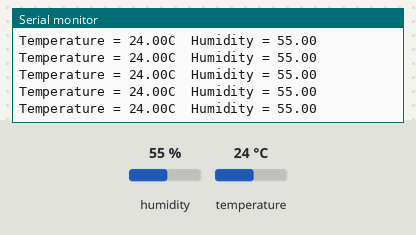
Simulated run of this sketch. Board: Arduino Uno, built with avr-gcc and run on an emulated ATmega328P. Parts: the last lines printed to the serial monitor. The test bench sets the inputs (shaded band); at power-on: humidity 55 %, temperature 24 °C.

Above: at 2.8 s.
2.9 s: humidity set to 22 %
At 4.21 s:
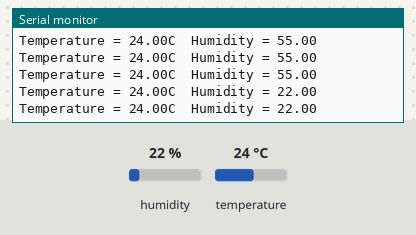
8.9 s: temperature set to 12 °C
At 9.03 s:
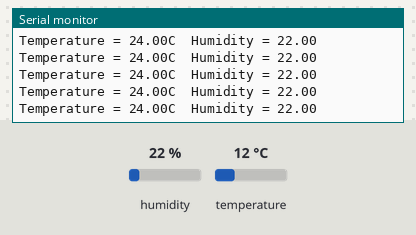
14.9 s: humidity set to 40 %
At 15.02 s:
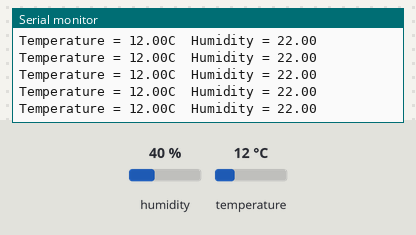
Timing chart, 0 to 17.9 s (numbered marks = the images above; inputs shaded):
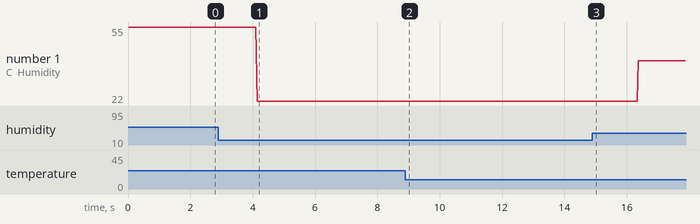

The sketch:

Temp.ino
```cpp
#include<DHT.h>

DHT dht(3,DHT11);
float hum;
float temp;

void setup()
{
  Serial.begin(9600);
  dht.begin();
}

void loop()
{
  hum = dht.readHumidity();
  temp = dht.readTemperature();

  Serial.print("Temperature = ");
  Serial.print(temp);
  Serial.print("C  ");

  Serial.print("Humidity = ");
  Serial.println(hum);
}
```

Measured:
- after the input at 2.9 s, the serial monitor: prints a new line after 1.2 s (image 1)
- plotted number 1: 55 → 22 after the input at 2.9 s, 22 → 40 after the input at 14.9 s
